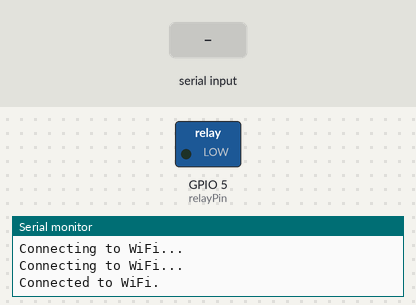
The sketch below on a simulated ESP8266 (NodeMCU). On the bench: switched loads named in the sketch (green lamp = pin HIGH), the last lines printed to the serial monitor. The test bench sets the inputs (shaded band). WiFi joins after 1.5 s; servers stay silent unless stated.

Above: at 3.2 s.
3.3 s: "1" received over Serial
At 4.5 s:
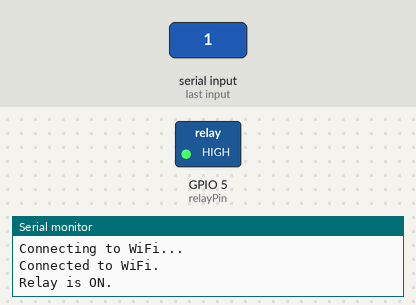
4.8 s: "0" received over Serial
At 5.7 s:
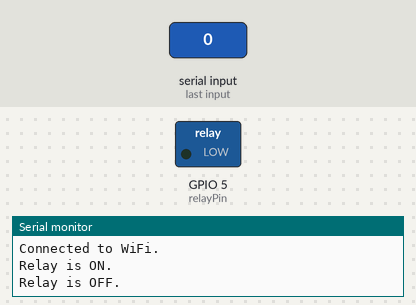
Timing chart, 0 to 7.8 s (numbered marks = the images above; inputs shaded):
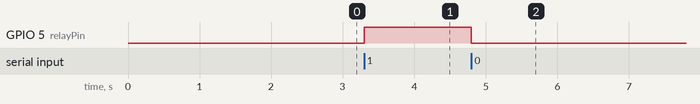

Measured:
- after the input at 3.3 s, GPIO 5 (relayPin): LOW → HIGH at once
- after the input at 4.8 s, GPIO 5 (relayPin): HIGH → LOW at once

The sketch:

relay_on_of.ino
```cpp
// Include required libraries
#include <ESP8266WiFi.h>

// Define relay pin
const int relayPin = 5;

// WiFi credentials
const char* ssid = "VMS-Tech";
const char* password = "Vms@2023#$";

// Initialize WiFi client
WiFiClient client;

void setup() {
  // Initialize serial communication
  Serial.begin(9600);

  // Initialize relay pin as an output
  pinMode(relayPin, OUTPUT);

  // Connect to WiFi network
  WiFi.begin(ssid, password);
  while (WiFi.status() != WL_CONNECTED) {
    delay(1000);
    Serial.println("Connecting to WiFi...");
  }
  Serial.println("Connected to WiFi.");
}

void loop() {
  // Check if data is available to read from serial
  if (Serial.available() > 0) {
    // Read the incoming byte
    char receivedChar = Serial.read();

    // Toggle relay based on received character
    if (receivedChar == '1') {
      digitalWrite(relayPin, HIGH); // Turn relay on
      Serial.println("Relay is ON.");
    } else if (receivedChar == '0') {
      digitalWrite(relayPin, LOW); // Turn relay off
      Serial.println("Relay is OFF.");
    }
  }
}
```
